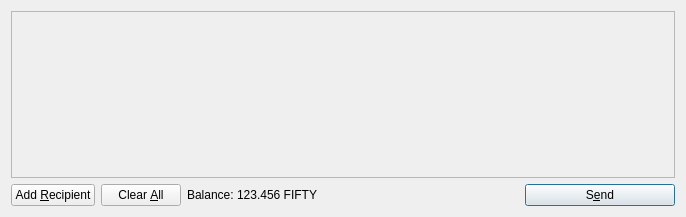
<?xml version="1.0" encoding="UTF-8"?>
<ui version="4.0">
 <class>SendCoinsDialog</class>
 <widget class="QDialog" name="SendCoinsDialog">
  <property name="geometry">
   <rect>
    <x>0</x>
    <y>0</y>
    <width>686</width>
    <height>217</height>
   </rect>
  </property>
  <property name="windowTitle">
   <string>Send Coins</string>
  </property>
  <layout class="QVBoxLayout" name="verticalLayout">
   <item>
    <widget class="QScrollArea" name="scrollArea">
     <property name="widgetResizable">
      <bool>true</bool>
     </property>
     <widget class="QWidget" name="scrollAreaWidgetContents">
      <property name="geometry">
       <rect>
        <x>0</x>
        <y>0</y>
        <width>666</width>
        <height>165</height>
       </rect>
      </property>
      <layout class="QVBoxLayout" name="verticalLayout_2">
       <property name="margin">
        <number>0</number>
       </property>
       <item>
        <layout class="QVBoxLayout" name="entries">
         <property name="spacing">
          <number>6</number>
         </property>
        </layout>
       </item>
       <item>
        <spacer name="verticalSpacer">
         <property name="orientation">
          <enum>Qt::Vertical</enum>
         </property>
         <property name="sizeHint" stdset="0">
          <size>
           <width>20</width>
           <height>40</height>
          </size>
         </property>
        </spacer>
       </item>
      </layout>
     </widget>
    </widget>
   </item>
   <item>
    <layout class="QHBoxLayout" name="horizontalLayout">
     <item>
      <widget class="QPushButton" name="addButton">
       <property name="toolTip">
        <string>Send to multiple recipients at once</string>
       </property>
       <property name="text">
        <string>Add &amp;Recipient</string>
       </property>
       <property name="icon">
        <iconset resource="../bitcoin.qrc">
         <normaloff>:/icons/add</normaloff>:/icons/add</iconset>
       </property>
       <property name="autoDefault">
        <bool>false</bool>
       </property>
      </widget>
     </item>
     <item>
      <widget class="QPushButton" name="clearButton">
       <property name="sizePolicy">
        <sizepolicy hsizetype="Minimum" vsizetype="Fixed">
         <horstretch>0</horstretch>
         <verstretch>0</verstretch>
        </sizepolicy>
       </property>
       <property name="toolTip">
        <string>Remove all transaction fields</string>
       </property>
       <property name="text">
        <string>Clear &amp;All</string>
       </property>
       <property name="icon">
        <iconset resource="../bitcoin.qrc">
         <normaloff>:/icons/remove</normaloff>:/icons/remove</iconset>
       </property>
       <property name="autoRepeatDelay">
        <number>300</number>
       </property>
       <property name="autoDefault">
        <bool>false</bool>
       </property>
      </widget>
     </item>
     <item>
      <layout class="QHBoxLayout" name="horizontalLayout_2">
       <property name="spacing">
        <number>3</number>
       </property>
       <item>
        <widget class="QLabel" name="label">
         <property name="text">
          <string>Balance:</string>
         </property>
        </widget>
       </item>
       <item>
        <widget class="QLabel" name="labelBalance">
         <property name="cursor">
          <cursorShape>IBeamCursor</cursorShape>
         </property>
         <property name="text">
          <string>123.456 FIFTY</string>
         </property>
         <property name="textInteractionFlags">
          <set>Qt::LinksAccessibleByMouse|Qt::TextSelectableByKeyboard|Qt::TextSelectableByMouse</set>
         </property>
        </widget>
       </item>
      </layout>
     </item>
     <item>
      <spacer name="horizontalSpacer">
       <property name="orientation">
        <enum>Qt::Horizontal</enum>
       </property>
       <property name="sizeHint" stdset="0">
        <size>
         <width>40</width>
         <height>20</height>
        </size>
       </property>
      </spacer>
     </item>
     <item>
      <widget class="QPushButton" name="sendButton">
       <property name="minimumSize">
        <size>
         <width>150</width>
         <height>0</height>
        </size>
       </property>
       <property name="toolTip">
        <string>Confirm the send action</string>
       </property>
       <property name="text">
        <string>S&amp;end</string>
       </property>
       <property name="icon">
        <iconset resource="../bitcoin.qrc">
         <normaloff>:/icons/send</normaloff>:/icons/send</iconset>
       </property>
       <property name="default">
        <bool>true</bool>
       </property>
      </widget>
     </item>
    </layout>
   </item>
  </layout>
 </widget>
 <resources>
  <include location="../bitcoin.qrc"/>
 </resources>
 <connections/>
</ui>
